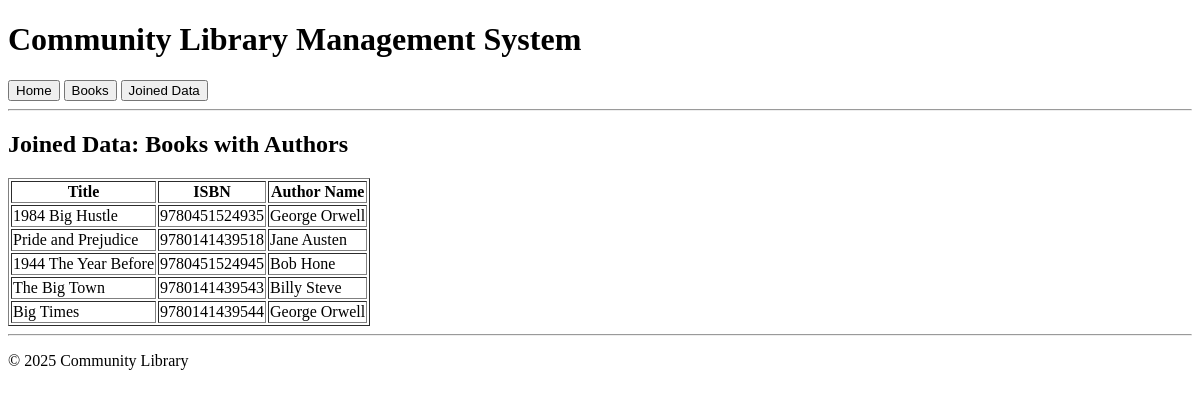
/joined_data, run on an earlier commit of the app's database.
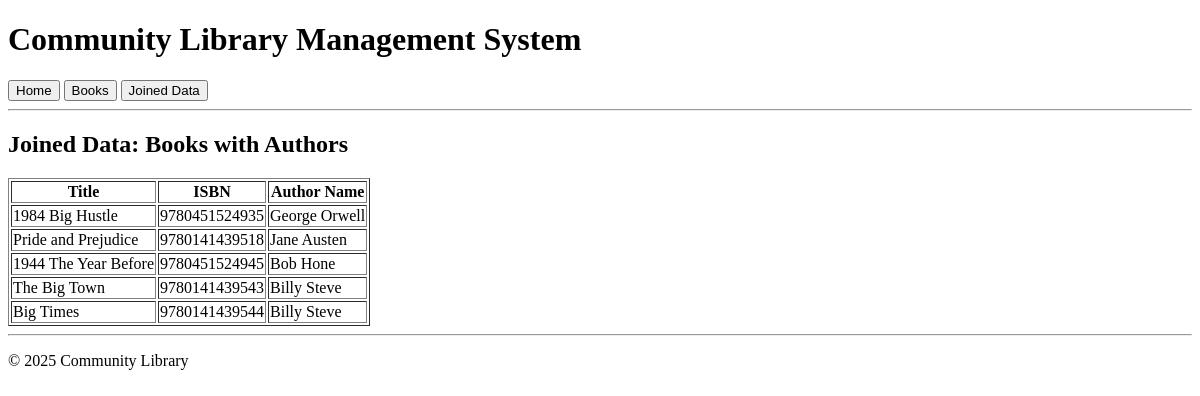
And on a later commit of the database.
### tables this page shows
CREATE TABLE Books (
    ISBN VARCHAR(20) PRIMARY KEY,
    Title VARCHAR(100),
    AuthorID INT,
    Publisher VARCHAR(100),
    YearPublished INT,
    FOREIGN KEY (AuthorID) REFERENCES Authors(AuthorID)
);

### main.py (the view)
@app.get("/joined_data", response_class=HTMLResponse)
async def joined_data(request: Request):
    conn = get_db_connection()
    query = """
        SELECT b.Title, b.ISBN, a.FirstName || ' ' || a.LastName as AuthorName
        FROM Books b
        JOIN Authors a ON b.AuthorID = a.AuthorID;
    """
    results = conn.execute(query).fetchall()
    conn.close()
    joined_list = [dict(row) for row in results]
    return templates.TemplateResponse("joined_data.html", {"request": request, "joined_data": joined_list})

### templates/joined_data.html (shortened to what this page needs)
{% extends "base.html" %}
{% block content %}
<h2>Joined Data: Books with Authors</h2>
<table border="1">
    <thead>
        <tr>
            <th>Title</th>
            <th>ISBN</th>
            <th>Author Name</th>
        </tr>
    </thead>
    <tbody>
        {% for item in joined_data %}
        <tr>
            <td>{{ item.Title }}</td>
            <td>{{ item.ISBN }}</td>
            <td>{{ item.AuthorName }}</td>
        </tr>
        {% endfor %}
    </tbody>
</table>
{% endblock %}

What changed in the data, as far as the page shows it:
changed Books "Big Times": AuthorName "George Orwell" → "Billy Steve"
